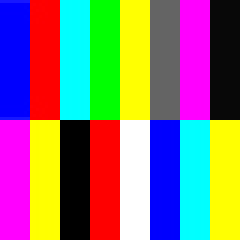
#> input picture HW11/images/q4.jpg, 80 x 80 px, found by its file name (shown 3 times larger)
$ jupyter execute HW3.ipynb   (shell and % lines are left out)   (older library calls are emulated)
#> lines starting #> are read from the running program, lines starting #| are printed output that depends on the picture
# HomeWork 3

**DeadLine : 12:00 PM 21 Mehr 1399**

**Total points : 120pts**

Import some prerequisites

[cell 1]
import cv2
import matplotlib.pyplot as plt
import numpy as np
import os
import time

Run this cell for plotting

[cell 2]
def plotter(img_list, r, w, gray, wr, hr, fig_name = None):
    '''
    Plots images' list with its' caption and saves result image if you want.

    Parameters:
        img_list (list): The list of tuples of image and its' caption.
        r (int): The number of row(s).
        w (int): The number of colunm(s).
        gray (bool): The flag for plotting images in grayscale mode.
        wr (int): The width of one figure.
        hr (int): The height of one figure.
        fig_name (str): The name of the image of the plot. if not set this parameter the plot doesn't save.
    '''

    plt.rcParams['figure.figsize'] = (wr, hr)
    for i in range(len(img_list)):
        plt.subplot(r, w, i + 1)
        if img_list[i][2] == 'img':
            if gray:
                plt.imshow(img_list[i][0], cmap = 'gray')
            else:
                plt.imshow(img_list[i][0])
            plt.xticks([])
            plt.yticks([])
        elif img_list[i][2] == 'hist':
            plt.bar(np.arange(len(img_list[i][0])), img_list[i][0], color = 'c')
        else:
            raise Exception("Only image or histogram. Use third parameter of tuples in img_list and set it to img or hist.")
        plt.title(img_list[i][1])
    if fig_name is not None:
        plt.savefig(fig_name + '.png')
    plt.show()

# PART 4

Here is for your helper functions(optional)

[cell 3]
### From HW2 with slight modifications

def compute_transition(image):
    '''
    Equalizes the histogram of the input image.

    Parameters:
        image (numpy.ndarray): The input image.

    Returns:
        numpy.ndarray: The result image that it's histogram be eqaulized.
    '''

    h = compute_histogram(image)

    ####### your code ########
    n_pixel = image.shape[0] * image.shape[1]
    transition = (h.cumsum().astype(np.float64) / n_pixel) * 255
    ##########################
    return transition

In this cell you should calculate histogram. Don't use opencv methods here. You can use your implementations from HW2.

[cell 4]
def compute_histogram(image):
    '''
    Computes histogram of the input image.

    Parameters:
        image (numpy.ndarray): The input image.

    Returns:
        numpy.ndarray: The numpy array of numbers in histogram.
    '''

    histogram = np.zeros((256), np.int)

    ####### your code ########
    image = image.astype(int)
    np.add.at(histogram, image, 1)
    ##########################

    return histogram

Implement histogram matching. Don't use modules like opencv and scikit-image.

[cell 5]
def histogram_matching(img, ref_img):
    '''
    Matchs the histogram of the input image to the histogram of reference image.

    Parameters:
        img (numpy.ndarray): The input image.
        ref_img (numpy.ndarray): The reference image.

    Returns:
        numpy.ndarray: The result image.
    '''
    out_img = img.copy()

    ### For interpolation, set the following variable to true.
    use_interp = True

    if use_interp:

        input_transition = compute_transition(img)
        ref_transition = compute_transition(ref_img)
        ref_img_unique = np.unique(ref_img)

        final_transition = np.interp(input_transition, ref_transition, ref_img_unique)

        out_img = final_transition[out_img]

    else:

        input_transition = compute_transition(img).astype(int)
        ref_transition = compute_transition(ref_img).astype(int)

        transition = np.array([np.where(input_transition[i] <= ref_transition)[0][0] for i in range(256)])

        out_img = transition[out_img]

    return out_img

Test your implementation (dont change this cell)

[cell 6]
img = cv2.imread(os.path.join('images', 'Q4.jpg'), cv2.IMREAD_GRAYSCALE)
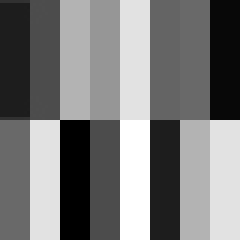
#> img: shape (80, 80) (shown 3 times larger); min 0, max 255, mean 123.1
ref_img = cv2.imread(os.path.join('images', 'Q4_ref.jpg'), cv2.IMREAD_GRAYSCALE)
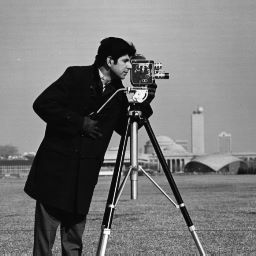
#> input picture HW3/images/Q4_ref.jpg, 256 x 256 px
#> ref_img is the input picture: shape (256, 256); min 0, max 255, mean 118.7
output = histogram_matching(img,ref_img)
#> in compute_histogram, `image = image.astype(int)`:
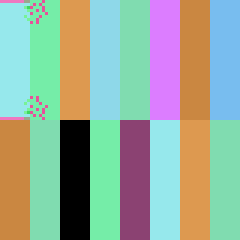
#> image: shape (80, 80) int64 (shown 3 times larger); 15 distinct labels, from 0 to 255; one colour per label, 0 black
#> in compute_transition, `h = compute_histogram(image)`: h = 256 values, max 1200 at index 226, min 0 at index 1, mean 25
#> in compute_transition, `transition = (h.cumsum().astype(np.float64) / n_pixel) * 255`: transition = 256 values from 15.94 to 255
#> in histogram_matching, `ref_transition = compute_transition(ref_img)`: ref_transition = 256 values from 0.397 to 255
#> in histogram_matching, `ref_img_unique = np.unique(ref_img)`: ref_img_unique = 256 values from 0 to 255
#> in histogram_matching, `final_transition = np.interp(input_transition, ref_transition, ref_img..`: final_transition = 256 values from 11.07 to 255
#> in histogram_matching, `out_img = final_transition[out_img]`:
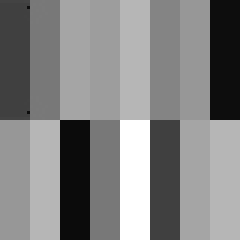
#> out_img: shape (80, 80) float64 (shown 3 times larger); min 11.07, max 255, mean 132.5
h_img = compute_histogram(img)
#> h_img has the same summary as h in compute_transition
h_ref_img = compute_histogram(ref_img)
#> h_ref_img = 256 values, max 1601 at index 13, min 3 at index 250, mean 256
h_out = compute_histogram(output)
#> in compute_histogram (call 5), `image = image.astype(int)`:
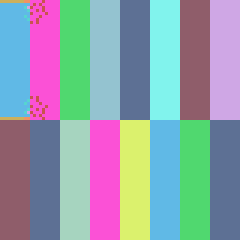
#> image: shape (80, 80) int64 (shown 3 times larger); 14 distinct labels, from 11 to 255; one colour per label, 0 black
#> h_out = 256 values, max 1200 at index 182, min 0 at index 0, mean 25
image_list = []
image_list.append([img, 'input_image', 'img'])
image_list.append([ref_img, 'ref_image', 'img'])
image_list.append([output, 'result', 'img'])
image_list.append([h_img, 'img_hist', 'hist'])
image_list.append([h_ref_img, 'ref_img_hist', 'hist'])
image_list.append([h_out, 'res_hist', 'hist'])
plotter(image_list, 2, 3, True, 20, 10, 'q4')
#> the loop in plotter, `for i in range(len(img_list)):` made 6 passes
#> in plotter, `plt.savefig(fig_name + '.png')`:
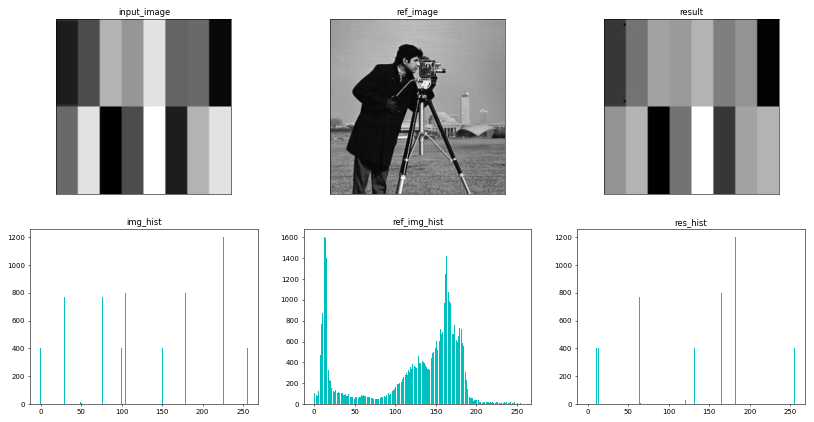
#> figure drawn by matplotlib, 6 panels; panel 4: tallest bar 1200 high, from x = 225.6 to 226.4; panel 5: tallest bar 1601 high, from x = 12.6 to 13.4; panel 6: tallest bar 1200 high, from x = 181.6 to 182.4
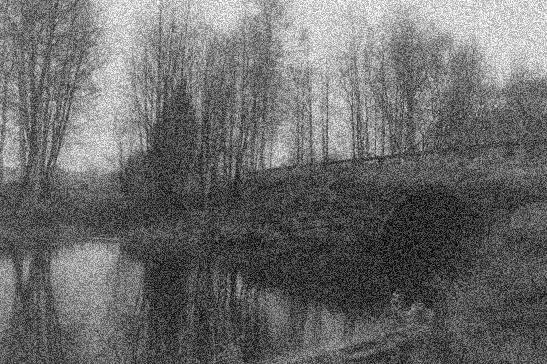
#> input picture HW3/images/img5.jpg, 547 x 364 px
#> further down, img is the input picture: shape (364, 547); min 0, max 255, mean 106.6

# PART 5

Here is for your helper functions(optional)

[cell 7]
def gaussian(x, y, std):
    return (1 / (2 * np.pi * np.square(std))) * (np.exp(-(np.square(x) + np.square(y)) / (2 * np.square(std))))

For making gaussian kernel don't use modules like opencv. You should implement this kernel by yourself.

[cell 8]
def gaussian_filter(size, std):
    '''
    Creates the Guassian kernel with given size and std.

    Parameters:
        size (int): The size of the kernel. It must be odd.
        std (float): The standard deviation of the kernel.

    Returns:
        numpy.ndarray: The Guassina kernel.
    '''
#> called with size = 3, std = 1

    kernel = np.zeros((size,size), np.float)
#> kernel = [[0, 0, 0], [0, 0, 0], [0, 0, 0]]

    ####### your code ########
    zero_based_gap = np.floor(size / 2)
#> zero_based_gap = 1

    for i in range(kernel.shape[0]):
        for j in range(kernel.shape[1]):
            x = i - zero_based_gap
            y = j - zero_based_gap
            kernel[i, j] = gaussian(x, y, std)
#> after the loop, kernel = [[0.0585, 0.0965, 0.0585], [0.0965, 0.159, 0.0965], [0.0585, 0.0965, 0.0585]]


    ##########################
    return kernel

Use the OpenCV Gaussian Blur function to filter image.

[cell 9]
def opencv_filter(img):
    '''
    Applys the OpenCV's guassian blur function on input image.

    Parameters:
        img (numpy.ndarray): The input image.

    Returns:
        numpy.ndarray: The result image.
    '''

    ####### your code ########
    out = cv2.GaussianBlur(img, (3, 3), 0)
    ##########################

    return out

Test your implementation (dont change this cell)

[cell 10]
img = cv2.imread(os.path.join('images', 'img5.jpg'), cv2.IMREAD_GRAYSCALE)
size = 3
std = 1
t1 = time.time()
kernel = gaussian_filter(size, std)
out_y_imp = cv2.filter2D(img, -1, kernel)
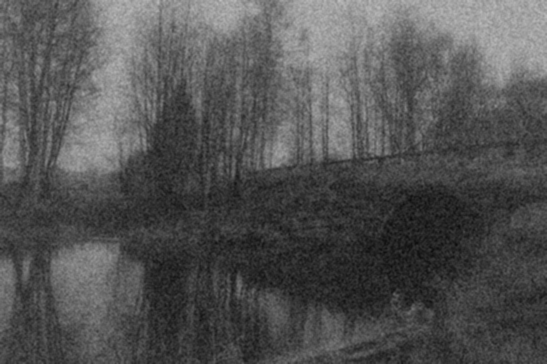
#> out_y_imp: shape (364, 547); min 12, max 191, mean 83.1
t2 = time.time()
out_ocv_imp = opencv_filter(img)
t3 = time.time()
print('time for applying your guassian filter: %f s' % (t2 - t1))
print('time for applying OpenCV guassian filter: %f s' % (t3 - t2))
image_list = []
image_list.append([img, 'input_image', 'img'])
image_list.append([out_y_imp, 'result of your implementation', 'img'])
image_list.append([out_ocv_imp, 'result of OpenCV implementation', 'img'])
plotter(image_list, 1, 3, True, 20, 10, 'q5')
#> the loop in plotter (call 2), `for i in range(len(img_list)):` made 3 passes

[cell 11]
img = cv2.imread(os.path.join('images', 'Q4.jpg'), cv2.IMREAD_GRAYSCALE)
kernel = np.array([-1, 0, 1], dtype=float).reshape((1, 3))
#> kernel = [[-1, 0, 1]]

out_vertical = cv2.filter2D(img, -1, kernel)
out_horizontal = cv2.filter2D(img, -1, kernel.T)
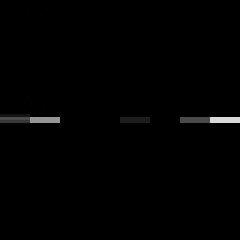
#> out_horizontal: shape (80, 80) (shown 3 times larger); min 0, max 218, mean 1.7

image_list = []
image_list.append([img, 'input_image', 'img'])
image_list.append([out_vertical, 'vertical', 'img'])
image_list.append([out_horizontal, 'horizontal', 'img'])

plotter(image_list, 1, 3, True, 20, 10, 'q5')


img = cv2.imread(os.path.join('images', 'Q4_ref.jpg'), cv2.IMREAD_GRAYSCALE)
kernel = np.array([1, 2, 1], dtype=float).reshape((1, 3))
#> kernel = [[1, 2, 1]]

out_vertical = cv2.filter2D(img, -1, kernel)
#> out_vertical: shape (256, 256)
out_horizontal = cv2.filter2D(img, -1, kernel.T)
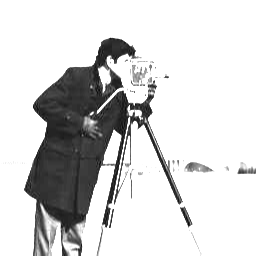
#> out_horizontal: shape (256, 256); min 4, max 255, mean 212.4

image_list = []
image_list.append([img, 'input_image', 'img'])
image_list.append([out_vertical, 'vertical', 'img'])
image_list.append([out_horizontal, 'horizontal', 'img'])

plotter(image_list, 1, 3, True, 20, 10, 'q5')
